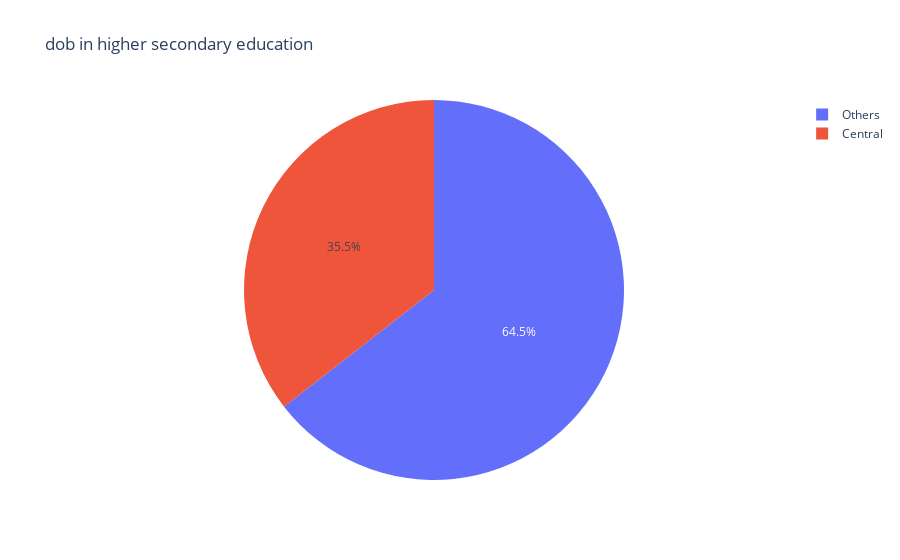

Notebook code for this chart:
### Code cell
px.pie(data_frame=df , names='hsc_b',title= ' dob in higher secondary education')

### Figure 1 — Plotly figure (JSON) as saved in the notebook; plotly's stock layout.template omitted (floating-point values rounded to 4 significant figures; data arrays with more than 128 entries replaced by an {"elided": "..."} marker saying what was removed)
{"data": [{"domain": {"x": [0, 1], "y": [0, 1]}, "hovertemplate": "hsc_b=%{label}<extra></extra>", "labels": {"elided": "670 str values"}, "legendgroup": "", "name": "", "showlegend": true, "type": "pie"}], "layout": {"legend": {"tracegroupgap": 0}, "title": {"text": " dob in higher secondary education"}}}
